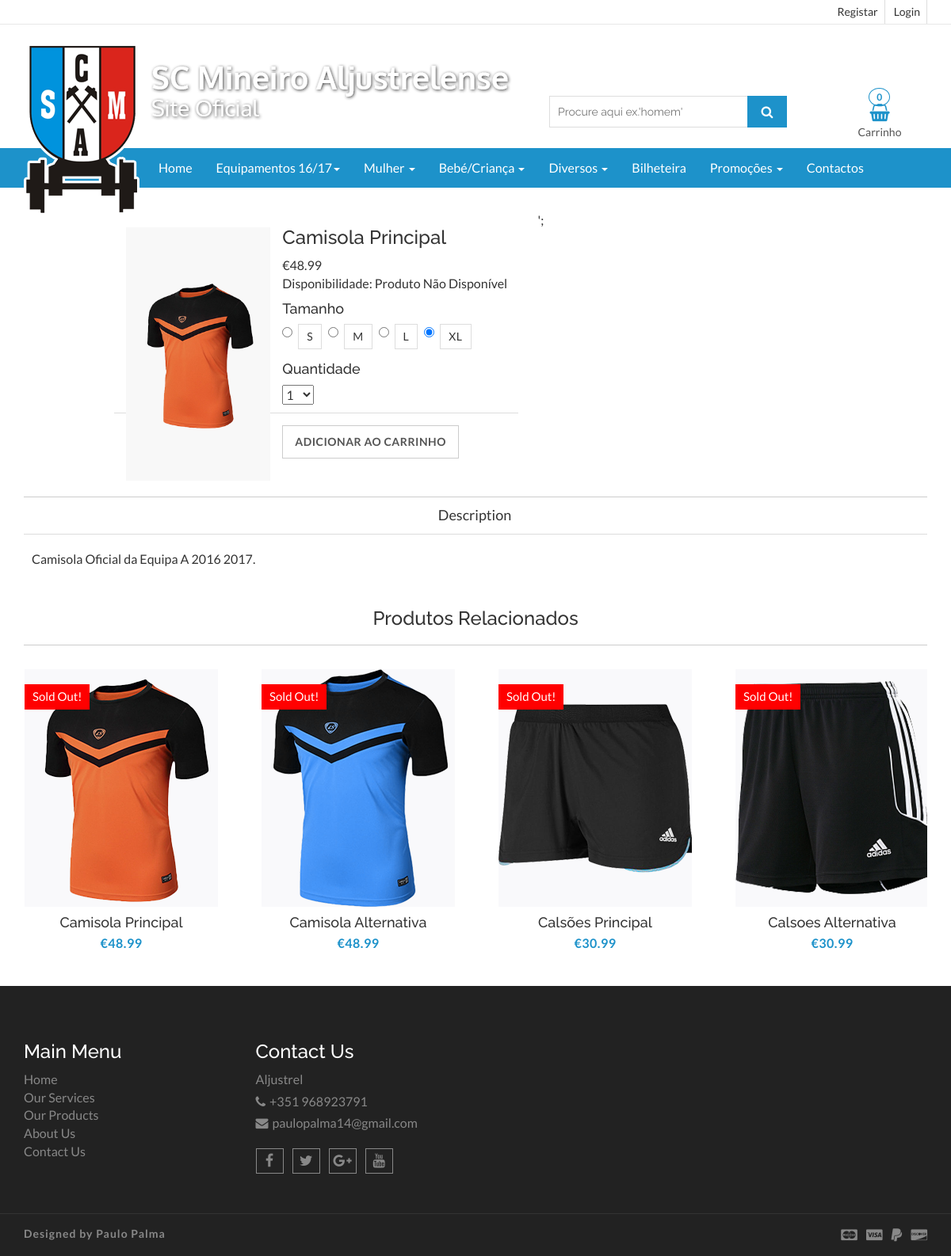
The app's page /product-detail.php?item=1 with its own data.
### tables this page shows
CREATE TABLE `produto` (
  `id` int(11) NOT NULL,
  `nome` varchar(50) DEFAULT NULL,
  `marca` varchar(50) DEFAULT NULL,
  `preco` double DEFAULT NULL,
  `id_categoria` int(11) DEFAULT NULL,
  `id_tipo_produto` int(11) DEFAULT NULL,
  `quantidade` int(11) DEFAULT NULL,
  `imagem` varchar(100) DEFAULT NULL,
  `descricao` varchar(100) DEFAULT NULL
);

### Controllers/loadControl.php (called while the page is built, shortened)
<?php
require_once 'View/cartView.php';
require_once 'View/homeView.php';
require_once "View/productDetailView.php";
require_once "Model/Produto.php";
class loadControl
{
    var $accountView, $cartView, $checkoutView, $contactView, $homeView, $productDetailView, $productView;
    var $carrCompras, $categoria, $pagamento, $produto, $tipoProd, $user, $venda;
    public function __construct()
    {
        $this->productDetailView = new productDetailView();
        $this->produto = new produto();
    }
    function productDLoad($id)
    {
        $product = $this->produto->getProduct($id);
        $this->productDetailView->showDImage($product[0]["imagem"] . "");
        $this->productDetailView->showDTitlePrice($product[0]["nome"], $product[0]["preco"], $product[0]["quantidade"]);
        $this->productDetailView->showSizes($product[0]["id_categoria"]);
        $this->productDetailView->showQuanty();
        $this->productDetailView->showDDescription($product[0]["descricao"]);
        $this->productDetailView->showDRelated($this->produto->getProductByCat($product[0]["id_categoria"]));
    }
}

### Model/Produto.php (called while the page is built, shortened)
<?php
class Produto
{
    var $conn ;
    function __construct() {
        $this->conn = new DB();
    }
    function getProductByCat($cat){
        $conn = $this->conn->conn();
        $result = array();
        $i = 0;
        $query = 'SELECT * FROM produto WHERE produto.id_categoria = '.$cat;
        $sql = mysqli_query($conn, $query) or trigger_error($conn->error);
        while ($row = mysqli_fetch_array($sql)) {
            $result[$i]['id'] = $row['id'];
            $result[$i]['nome'] = $row['nome'];
            $result[$i]['marca'] = $row['marca'];
            $result[$i]['preco'] = $row['preco'];
            $result[$i]['quantidade'] = $row['quantidade'];
            $result[$i]['imagem'] = $row['imagem'];
            $result[$i]['descricao'] = $row['descricao'];
            $result[$i]['id_categoria'] = $row['id_categoria'];
            $i++;
        }
        return $result;
    }
    function getProduct($id){
        $conn = $this->conn->conn();
        $result = array();
        $i = 0;
        $query = 'SELECT * FROM produto WHERE produto.id = '.$id;
        $sql = mysqli_query($conn, $query) or trigger_error($conn->error);
        while ($row = mysqli_fetch_array($sql)) {
            $result[$i]['id'] = $row['id'];
            $result[$i]['nome'] = $row['nome'];
            $result[$i]['marca'] = $row['marca'];
            $result[$i]['preco'] = $row['preco'];
            $result[$i]['quantidade'] = $row['quantidade'];
            $result[$i]['imagem'] = $row['imagem'];
            $result[$i]['descricao'] = $row['descricao'];
            $result[$i]['id_categoria'] = $row['id_categoria'];
            $i++;
        }
        return $result;
    }
}

### View/productDetailView.php (the view, shortened to what this page needs)
<?php
class productDetailView
{
    public function showDImage($result)
    {
        echo '<div class="col-md-12"><div class="aa-product-details-area">';
        echo ' <div class="aa-product-details-content">';
        echo '<div class="row">';
        echo '<div class="col-md-7 col-sm-7 col-xs-12">';
        echo '<div class="aa-product-view-content">';
        echo '<div class="col-md-5 col-sm-5 col-xs-12">';
        echo '<div class="aa-product-view-slider">';
        echo '<div id="demo-1" class="simpleLens-gallery-container">';
        echo '<div class="simpleLens-container">';
        echo '<div class="simpleLens-big-image-container">';
        echo '<img src="View/img/products/' . $result . '" class="simpleLens-big-image"></a></div>';
        echo '</div></div></div></div>';
    }
    public function showDTitlePrice($title, $price, $quantidade)
    {
        echo '<h3>' . $title . '</h3>';
        echo '<div class="aa-price-block">';
        echo '<span class="aa-product-view-price">€' . $price . '</span>';
        if (intval($quantidade) == 0) {
            echo '<p class="aa-product-avilability">Disponibilidade: <span>Produto Não Disponível</span></p>';
        } else {
            echo '<p class="aa-product-avilability">Disponibilidade: <span>Em stock</span></p>';
        }
        echo '</div>';
    }
    public function showQuanty()
    {
        echo ' <div class="aa-prod-quantity">';
        echo '<h4>Quantidade</h4>';
        echo '<form action="">';
        echo '<select id="" name="">';
        echo '<option selected="1" value="0">1</option><option value="1">2</option><option value="2">3</option>';
        echo '<option value="3">4</option><option value="4">5</option><option value="5">6</option></select></form></div>';
        echo '<div class="aa-prod-view-bottom"><a class="aa-add-to-cart-btn" href="#">Adicionar ao Carrinho</a></div></div></div>\';';
    }
    public function showDDescription($result)
    {
        echo '</div></div>';
        echo '<div class="aa-product-details-bottom">';
        echo '<ul class="nav nav-tabs" id="myTab2">';
        echo '<li><a href="#description" data-toggle="tab">Description</a></li></ul>';
        echo '<div class="tab-content"><div class="tab-pane fade in active" id="description">';
        echo '<p>' . $result . '</p>';
        echo '</div></div></div>';
    }
    public function showSizes($result)
    {
        if (intval($result) == 1) {
            echo '<h4>Tamanho</h4>';
            echo '<div class="radio aa-prod-view-size ">';
            echo '<label><input type="radio" name="name" id="inputID" value="" checked=""><a href="#">S</a></label>';
            echo '<label><input type="radio" name="name" id="inputID" value="" checked=""><a href="#">M</a></label>';
            echo '<label><input type="radio" name="name" id="inputID" value="" checked=""><a href="#">L</a></label>';
            echo '<label><input type="radio" name="name" id="inputID" value="" checked=""><a href="#">XL</a></label>';
            echo '</div>';
        }
    }
    public function showDRelated($result)
    {
        echo '<div class="aa-product-related-item">';
        echo '<h3>Produtos Relacionados</h3>';
        echo '<ul class="aa-product-catg aa-related-item-slider">';
        for ($i = 0; $i < count($result); $i++) {
            echo '<li>';
            echo '<figure>';
            echo '<a class="aa-product-img" href="product-detail.php?item='.$result[$i]["id"].'"><img src="View/img/products/' . $result[$i]["imagem"] . '" id="' . $result[$i]["id"] . '"></a>';
            echo '<figcaption>';
            echo '<h4 class="aa-product-title"><a href="#">' . $result[$i]["nome"] . '</a></h4>';
            echo '<span class="aa-product-price">€' . $result[$i]["preco"] . '</span>';
            echo '</figcaption>';
            echo '</figure>';
            if (intval($result[$i]['quantidade']) == 0) {
                echo '<span class="aa-badge aa-sold-out" href="#">Sold Out!</span>';
            }
            echo '</li>';
        }
        echo '</ul></div></div></div>';
    }
}

### View/css/theme-color/default-theme.css (style rules this page uses)
.aa-product-catg li .aa-product-price { color: #1d92ca; }

### records on screen
produto: imagem (picture), nome "Camisola Principal", preco "48.99", descricao "Camisola Oficial da Equipa A 2016 2017.", quantidade "Sold Out!"
produto: imagem (picture), nome "Camisola Alternativa", preco "48.99", quantidade "Sold Out!"
produto: imagem (picture), nome "Calsões Principal", preco "30.99", quantidade "Sold Out!"
produto: imagem (picture), nome "Calsoes Alternativa", preco "30.99", quantidade "Sold Out!"

### other values on screen
$size "0"
